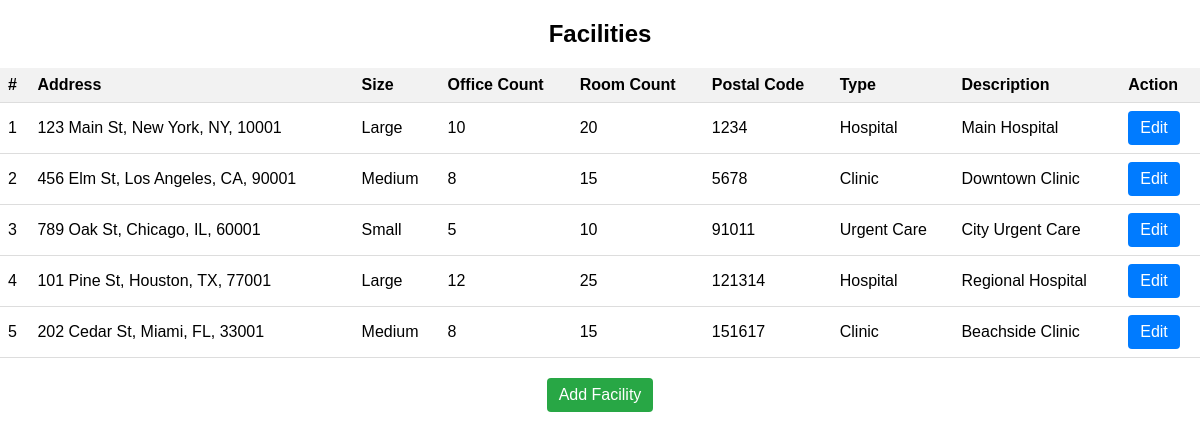
The app's page /modules/efm/medical-offices/medical_offices.php with its own data.
### tables this page shows
CREATE TABLE `Facility` (
  `FacID` int(10) NOT NULL AUTO_INCREMENT,
  `Street` varchar(120) DEFAULT NULL,
  `City` varchar(50) DEFAULT NULL,
  `State` varchar(50) DEFAULT NULL,
  `Zip` varchar(50) DEFAULT NULL,
  `Size` varchar(50) DEFAULT NULL,
  `Office_Count` int(10) NOT NULL,
  `Room_Count` int(10) DEFAULT NULL,
  `P_Code` int(10) DEFAULT NULL,
  `Date_Time` timestamp NULL DEFAULT current_timestamp(),
  `FacType` varchar(120) DEFAULT NULL,
  `Desc` varchar(50) DEFAULT NULL,
  PRIMARY KEY (`FacID`)
);

### modules/efm/medical-offices/medical_offices.php (the view, shortened to what this page needs)
<!DOCTYPE html>
<html lang="en">
<head>
</head>
<body>
<h2>Facilities</h2>
<table>
    <thead>
        <tr>
            <th>#</th>
            <th>Address</th>
            <th>Size</th>
            <th>Office Count</th>
            <th>Room Count</th>
            <th>Postal Code</th>
            <th>Type</th>
            <th>Description</th>
            <th>Action</th>
        </tr>
    </thead>
    <tbody>
        <?php
        include("config.php");
        $sql = "SELECT * FROM Facility";
        $result = mysqli_query($con, $sql);
        if (mysqli_num_rows($result) > 0) {
            $cnt = 1;
            while ($row = mysqli_fetch_assoc($result)) {
                ?>
                <tr>
                    <td><?php echo $cnt; ?></td>
                    <td><?php echo $row['Street'] . ", " . $row['City'] . ", " . $row['State'] . ", " . $row['Zip']; ?></td>
                    <td><?php echo $row['Size']; ?></td>
                    <td><?php echo $row['Office_Count']; ?></td>
                    <td><?php echo $row['Room_Count']; ?></td>
                    <td><?php echo $row['P_Code']; ?></td>
                    <td><?php echo $row['FacType']; ?></td>
                    <td><?php echo $row['Desc']; ?></td>
                    <td>
                        <a class="btn btn-primary" href="edit_facility.php?id=<?php echo $row['FacID']; ?>">Edit</a>
                    </td>
                </tr>
                <?php
                $cnt++;
            }
        } else {
            echo "<tr><td colspan='10'>No facilities found</td></tr>";
        }
        ?>
    </tbody>
</table>
<div style="text-align: center; margin-top: 20px;">
    <a class="btn btn-success" href="add_facility.php">Add Facility</a>
</div>
</body>
</html>

### modules/efm/medical-offices/medical_offices.php (style rules this page uses)
body { font-family: Arial, sans-serif; margin: 0; padding: 0; }
h2 { text-align: center; }
table { width: 100%; border-collapse: collapse; margin-top: 20px; }
th, td { padding: 8px; text-align: left; border-bottom: 1px solid #ddd; }
th { background-color: #f2f2f2; }
.btn { display: inline-block; padding: 8px 12px; text-decoration: none; color: #fff; background-color: #007bff; border: none; border-radius: 4px; cursor: pointer; }
.btn-primary { background-color: #007bff; }
.btn-success { background-color: #28a745; }

### records on screen
facility: Street "123 Main St", City "New York", State "NY", Zip "10001", Size "Large", Office_Count "10", Room_Count "20", P_Code "1234", FacType "Hospital", Desc "Main Hospital"
facility: Street "456 Elm St", City "Los Angeles", State "CA", Zip "90001", Size "Medium", Office_Count "8", Room_Count "15", P_Code "5678", FacType "Clinic", Desc "Downtown Clinic"
facility: Street "789 Oak St", City "Chicago", State "IL", Zip "60001", Size "Small", Office_Count "5", Room_Count "10", P_Code "91011", FacType "Urgent Care", Desc "City Urgent Care"
facility: Street "101 Pine St", City "Houston", State "TX", Zip "77001", Size "Large", Office_Count "12", Room_Count "25", P_Code "121314", FacType "Hospital", Desc "Regional Hospital"
facility: Street "202 Cedar St", City "Miami", State "FL", Zip "33001", Size "Medium", Office_Count "8", Room_Count "15", P_Code "151617", FacType "Clinic", Desc "Beachside Clinic"
